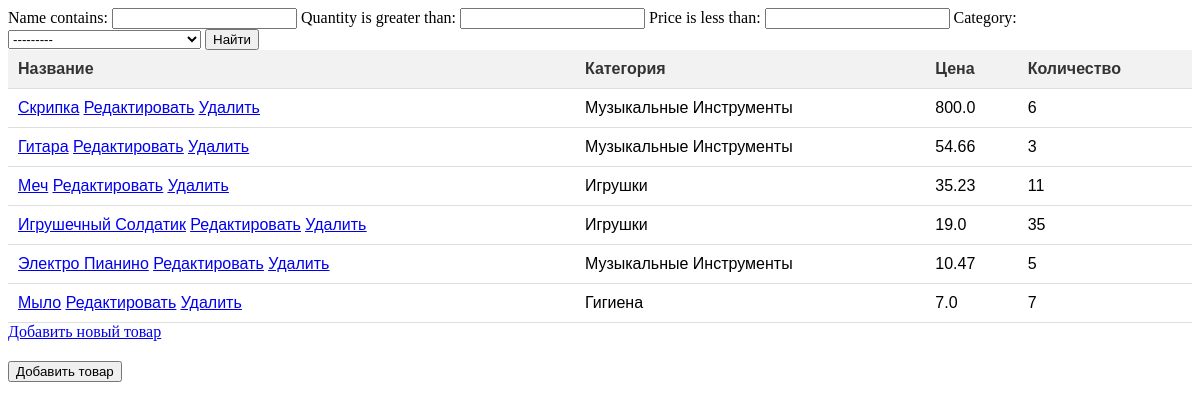
Screenshot of /products/ with the database file from the repository.
### simpleapp/models.py (models this page shows, shortened)
class Product(models.Model):
    name = models.CharField(
        max_length=200,
    )
    description = models.TextField()
    quantity = models.IntegerField(
        validators=[MinValueValidator(0, 'Quantity should be >= 0')],
    )
    category = models.ForeignKey('Category', on_delete=models.CASCADE)
    price = models.FloatField(validators=[MinValueValidator(0.0, 'Price should be >= 0.0')])

class Category(models.Model):
    name = models.CharField(max_length=200)
    def __str__(self):
        return f'{self.name}'

### simpleapp/views.py (the view)
# urls.py: path('', ProductsList.as_view()),
class ProductsList(ListView):
    model = Product
    template_name = 'products.html'
    context_object_name = 'products'
    ordering = ['-price']
    paginate_by = 1
    def get_context_data(self, **kwargs):
        context = super().get_context_data(**kwargs)
        context['filter'] = ProductFilter(self.request.GET, queryset=self.get_queryset())
        return context

### templates/products.html (shortened to what this page needs)
{% extends 'flatpages/default.html' %}
{% block content %}
<form method="GET">
    <div>
        {{ filter.form }}
        <input type="submit" value="Найти">
    </div>
</form>
    <table>
        <thead>
            <th>
                Название
            </th>
            <th>
                Категория
            </th>
            <th>
                Цена
            </th>
            <th>
                Количество
            </th>
        </thead>
        {% for product in filter.qs %}
            <tr>
                <td>
                    <a href="{% url 'product_detail' product.id %}">{{ product.name|title }}</a>
                    <a href="{% url 'product_update' product.id %}"><u>Редактировать</u></a>
                    <a href="{% url 'product_delete' product.id %}"><u> Удалить </u></a>
                </td>
                <td>
                    {{ product.category.name|title }}
                </td>
                <td>
                    {{ product.price }}
                </td>
                <td>
                    {{ product.quantity }}
                </td>
            </tr>
        {% endfor %}
    </table>
<a href="{% url 'product_create' %}">Добавить новый товар</a> <br>
<form method="POST">
    <input type="submit" value="Добавить товар">
</form>
{% endblock content %}

### templates/flatpages/default.html (shortened to what this page needs)
{% load static %}
<!DOCTYPE html>
<html>
<head>
    <link rel="stylesheet" href="{% static 'css/styles.css' %}">
</head>
<body>
    {% block content %}{% endblock %}
</body>
</html>

### static/css/styles.css (style rules this page uses)
table { width: 100%; border-collapse: collapse; font-family: Arial, sans-serif; }
th, td { padding: 10px; text-align: left; border-bottom: 1px solid #ddd; }
th { background-color: #f2f2f2; font-weight: bold; color: #333; }

### rows the page displays
Product: name "Скрипка", category.name "Музыкальные Инструменты", price "800.0", quantity "6"
Product: name "Гитара", category.name "Музыкальные Инструменты", price "54.66", quantity "3"
Product: name "Меч", category.name "Игрушки", price "35.23", quantity "11"
Product: name "Игрушечный Солдатик", category.name "Игрушки", price "19.0", quantity "35"
Product: name "Электро Пианино", category.name "Музыкальные Инструменты", price "10.47", quantity "5"
Product: name "Мыло", category.name "Гигиена", price "7.0", quantity "7"
